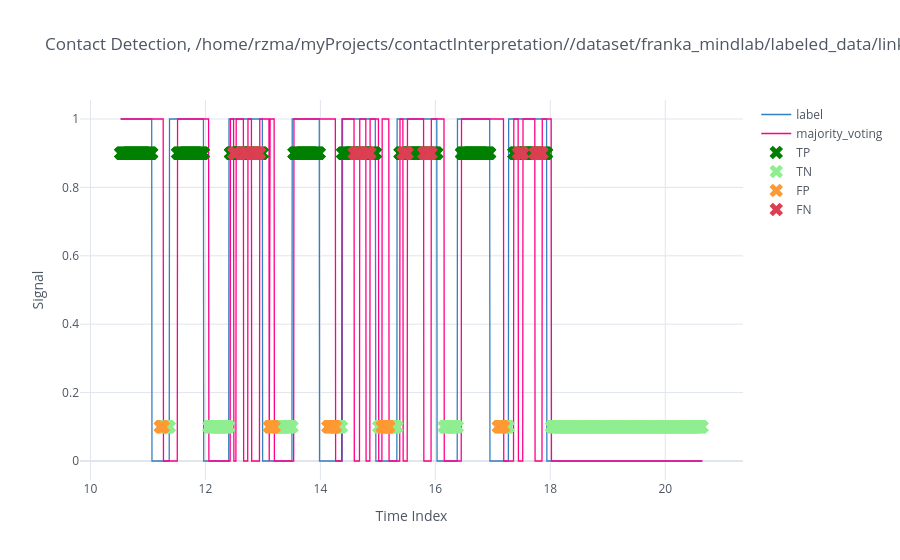

The notebook cell this image was saved under:
### Markdown cell above
## Fine Tuning

### Code cell
import pickle, logging
data_name, dof = 'franka_mindlab', 7
best_models_index, folder_name, data_name,batch_size, dof = ([   [1, 64, 3, 50 ],
                                                                  [1, 64, 3, 80 ],
                                                                  [1, 64, 3, 100 ],
                                                                  [1, 128, 3, 50 ],
                                                                  [1, 128, 3, 80 ],
                                                                  [1, 128, 3, 100 ],
                                                                  [1, 64, 5, 50 ],
                                                                  [1, 64, 5, 80 ],
                                                                  [1, 64, 5, 100 ],
                                                                  [1, 128, 5, 50 ],
                                                                  [1, 128, 5, 80 ],
                                                                  [1, 128, 5, 100 ],
                                                                      ], 'pipelines/trained_models/franka_main/contact_detection/63', f'{data_name}',71, dof)


lrs = [0.04, 0.001]
lr_threshold = 0.0005
n_epochs = [35, 20]
n = 14  # Window size for majority voting
logging.info(f'Fine-tuning from {folder_name} on {data_name}')
torch.manual_seed(2020)
np.random.seed(2020)
random.seed(2020)
device = torch.device("cuda:0" if torch.cuda.is_available() else "cpu")

if device.type == "cuda":
    print("Using GPU:", torch.cuda.get_device_name())

main_path = os.getcwd().replace('pipelines', '')
dataset_info = {os.getcwd().replace('pipelines', '') + f'/dataset/{data_name}/labeled_data/': dof}

#dict_label = {'link7': 7, 'link6':6, 'link5':5, 'link4':4, 'link3':3, 'link2':2, 'link1':1, 'no_contact': 0}
selected_features = [f'e{i}' for i in range(dof)]#+[ f'de{i}' for i in range(robot_dof)]

links = ['link7', 'link6', 'link5', 'link4', 'link3', 'link2', 'link1']


for num_layers, hidden_size, gap, seq_num in best_models_index:
    #for gap in [3]:#, 5]:#, 10, 15]:
        # Load the dataset from the file
        with open(f'{main_path}/dataset/{data_name}/pickleDatasets/{data_name}_feature_e_gap_{gap}_splitRate_{split_rate}_seqNum_{seq_num}.pickle', 'rb') as f:
            master_dataset = pickle.load(f)
    
        # Training
        train_dataloader = DataLoader(master_dataset, batch_size=batch_size, shuffle=True)

        for model_name in os.listdir(f'{main_path}/{folder_name}/'):
            if f'hiddenSize{hidden_size}_seq_num{seq_num}_gap{gap}' in model_name:
                # Build the model
                print(model_name)
                model = cnnLSTM(num_features_joints=seq_num, num_layers=num_layers, hidden_size=hidden_size, dropout=0.7, bidirectional=True)
                model.to(device)
                model.load_state_dict(torch.load(f'{main_path}/{folder_name}/{model_name}'))
                model.train()
                    
                lr = lrs[1]
                #print(f'------------  {models_names[ii]} , num_layers = {num_layers}, hidden_size={hidden_size} seq_num = {seq_num}, gap = {gap}, --------------')
                optimizer = optim.Adam(model.parameters(), lr=lr, weight_decay=1e-5)
                scheduler = torch.optim.lr_scheduler.ReduceLROnPlateau(optimizer, mode='min', factor=0.5, patience=1, verbose=True)
                loss_seq = []
                lr_seq = []
                # Training loop
                for epoch in range(n_epochs[1]):
                    running_loss = []
                    
                    for X_batch, y_batch in train_dataloader:
                        X_batch, y_batch = X_batch.to(device), y_batch.to(device) # Move data to device
                        optimizer.zero_grad()
                        y_pred = model(X_batch)
                        y_batch = create_hierarchical_labels(y_batch, dof)
                        loss = loss_fn(y_pred, y_batch)            
                        loss.backward()
                        optimizer.step()
                        running_loss.append(loss.cpu().detach().numpy())

                    avg_loss = np.mean(running_loss)
                    print(f"Epoch: {epoch + 1}/{n_epochs} - learning rate: {optimizer.param_groups[0]['lr']:.5f}, classification loss: {avg_loss:.4f}")
                    # Update the scheduler with the average loss
                    scheduler.step(avg_loss)
                    current_lr = optimizer.param_groups[0]['lr']
                    if current_lr < lr_threshold:
                        print(f"Learning rate has dropped below the threshold of {lr_threshold}. Stopping training.")
                        break
                    loss_seq.append(avg_loss)
                    lr_seq.append(current_lr)
                    if avg_loss < 0.085:
                        print('early stopping <0.47!')
                        break
                #logging.info(f'loss = {loss_seq}')
                #logging.info(f'lr = {lr_seq}')
                model.eval()
                os.makedirs(f'{main_path}/pipelines/trained_models/{data_name}/contact_detection/fine_tuned{batch_size}/', exist_ok=True)
                accuracies = []
                # Loop through each dataset path and corresponding dof
                for data_path, dof in dataset_info.items():
                    # Load the dataset for testing
                    testing_datasets = LoadDatasets(data_path, dict_label)
                    test_datasetloader = DataLoader(testing_datasets, batch_size=1, shuffle=False)
                    
                    for trial_dataset_path, label in test_datasetloader:
                        if 'link1' in trial_dataset_path[0]:
                            # Load the dataset for the specific trial
                            data = LoadSeqDataset(file_path=trial_dataset_path[0], label=label[0], 
                                                selected_features=selected_features[0:dof], seq_num=seq_num, gap=1)
                            data.sequences = data.sequences[(len(data)-len(data)//2):len(data)]
                            # Initialize an empty dataframe if not done before
                            df = pd.DataFrame(columns=["time", "label", "model_out", "probability", "majority_voting"])

                            # Create a DataLoader for this specific trial data
                            test_loader = DataLoader(data, batch_size=len(data), shuffle=False)

                            # Iterate through the DataLoader to make predictions
                            for batch_idx, (seqs, labels) in enumerate(test_loader):
                                seqs = seqs.float().to(device)  # Convert sequences to float and move to device

                                # Perform the prediction without gradient computation
                                with torch.no_grad():
                                    predictions = model.prediction(seqs)

                                # Fill the dataframe with the results
                                df['time'] = data.data.time[len(data.data.time)-len(data)-1:-1]
                                df['label'] = labels.cpu().numpy()  # Convert label to numpy
                                df['model_out'] = predictions.cpu().detach().numpy()  # Convert predictions to numpy
                                df['majority_voting'] = majority_voting_last_n(df['model_out'], n)

                            df, TP, TN, FP, FN, contact_avg_delay, no_contact_avg_delay, ModelAccuracy, DetectionFailureRate, FalseAlarmRate, contact_delays, no_contact_delays = contact_detection_accuracy(df)
                            print('contact_delays:', contact_delays)
                            print('no_contact_delays:', no_contact_delays)
                            logging.info(f"Testing: {hidden_size}, {gap}, {seq_num}, Accuracy:{ModelAccuracy:.2f}, DetectionFailurRate:{DetectionFailureRate:.2f}, FalseAlarm:{FalseAlarmRate:.2f}, Contact Detection Delay: {contact_avg_delay*1000:.3f}ms, No-Contact Detection Delay: {no_contact_avg_delay*1000:.3f}ms, TP: {TP}, TN: {TN}, FP: {FP}, FN: {FN}")

                            df[['time','label', 'majority_voting', 'TP', 'TN', 'FP', 'FN']].iplot( x='time',kind='scatter', 
                                mode={'label': 'lines', 'majority_voting': 'lines', 'TP': 'markers', 'TN': 'markers', 'FP': 'markers', 'FN': 'markers', },
                                title=f'Contact Detection, {trial_dataset_path[0]}',
                                xTitle='Time Index',yTitle='Signal',theme='white',
                                symbol=[None, None, 'x','x', 'x', 'x'],
                                colors=['blue', 'pink', 'green', 'lightgreen', 'orange', 'red'],
                            )
                            break
                    torch.save(model.state_dict(), f'{main_path}/pipelines/trained_models/{data_name}/contact_detection/fine_tuned{batch_size}/hiddenSize{hidden_size}_seq_num{seq_num}_gap{gap}_accuracy{ModelAccuracy:.2f}.pth')
                    break

### Figure 1 — Plotly figure (JSON) as saved in the notebook; plotly's stock layout.template omitted (floating-point values rounded to 4 significant figures; data arrays with more than 128 entries replaced by an {"elided": "..."} marker saying what was removed)
{"data": [{"line": {"color": "rgba(55, 128, 191, 1.0)", "dash": "solid", "shape": "linear", "width": 1.3}, "mode": "lines", "name": "label", "text": "", "type": "scatter", "x": {"elided": "2025 float values"}, "y": {"elided": "2025 int values"}}, {"line": {"color": "rgba(255, 0, 136, 1.0)", "dash": "solid", "shape": "linear", "width": 1.3}, "mode": "lines", "name": "majority_voting", "text": "", "type": "scatter", "x": {"elided": "2025 float values"}, "y": {"elided": "2025 int values"}}, {"line": {"color": "rgba(0, 128, 0, 1.0)", "dash": "solid", "shape": "linear", "width": 1.3}, "marker": {"size": 12, "symbol": "x"}, "mode": "markers", "name": "TP", "text": "", "type": "scatter", "x": {"elided": "2025 float values"}, "y": {"elided": "2025 mixed values"}}, {"line": {"color": "rgba(144, 238, 144, 1.0)", "dash": "solid", "shape": "linear", "width": 1.3}, "marker": {"size": 12, "symbol": "x"}, "mode": "markers", "name": "TN", "text": "", "type": "scatter", "x": {"elided": "2025 float values"}, "y": {"elided": "2025 mixed values"}}, {"line": {"color": "rgba(255, 153, 51, 1.0)", "dash": "solid", "shape": "linear", "width": 1.3}, "marker": {"size": 12, "symbol": "x"}, "mode": "markers", "name": "FP", "text": "", "type": "scatter", "x": {"elided": "2025 float values"}, "y": {"elided": "2025 mixed values"}}, {"line": {"color": "rgba(219, 64, 82, 1.0)", "dash": "solid", "shape": "linear", "width": 1.3}, "marker": {"size": 12, "symbol": "x"}, "mode": "markers", "name": "FN", "text": "", "type": "scatter", "x": {"elided": "2025 float values"}, "y": {"elided": "2025 mixed values"}}], "layout": {"legend": {"bgcolor": "#FFFFFF", "font": {"color": "#4D5663"}}, "paper_bgcolor": "#FFFFFF", "plot_bgcolor": "#FFFFFF", "title": {"font": {"color": "#4D5663"}, "text": "Contact Detection, /home/rzma/myProjects/contactInterpretation//dataset/franka_mindlab/labeled_data/link1/t1.csv"}, "xaxis": {"gridcolor": "#E1E5ED", "showgrid": true, "tickfont": {"color": "#4D5663"}, "title": {"font": {"color": "#4D5663"}, "text": "Time Index"}, "zerolinecolor": "#E1E5ED"}, "yaxis": {"gridcolor": "#E1E5ED", "showgrid": true, "tickfont": {"color": "#4D5663"}, "title": {"font": {"color": "#4D5663"}, "text": "Signal"}, "zerolinecolor": "#E1E5ED"}}}
